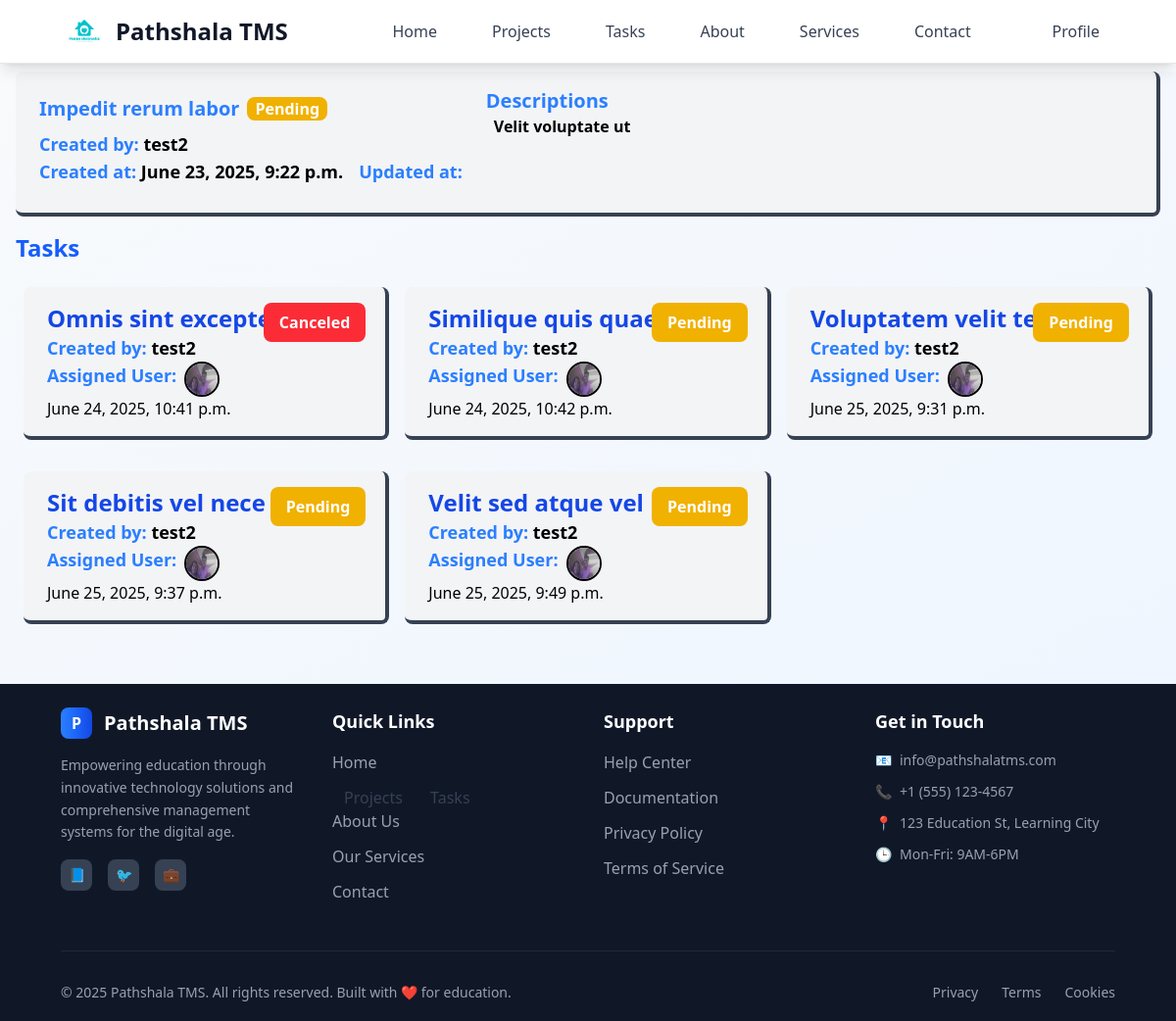
The page /employee/project_details/3 (signed in) on the database as committed earlier.
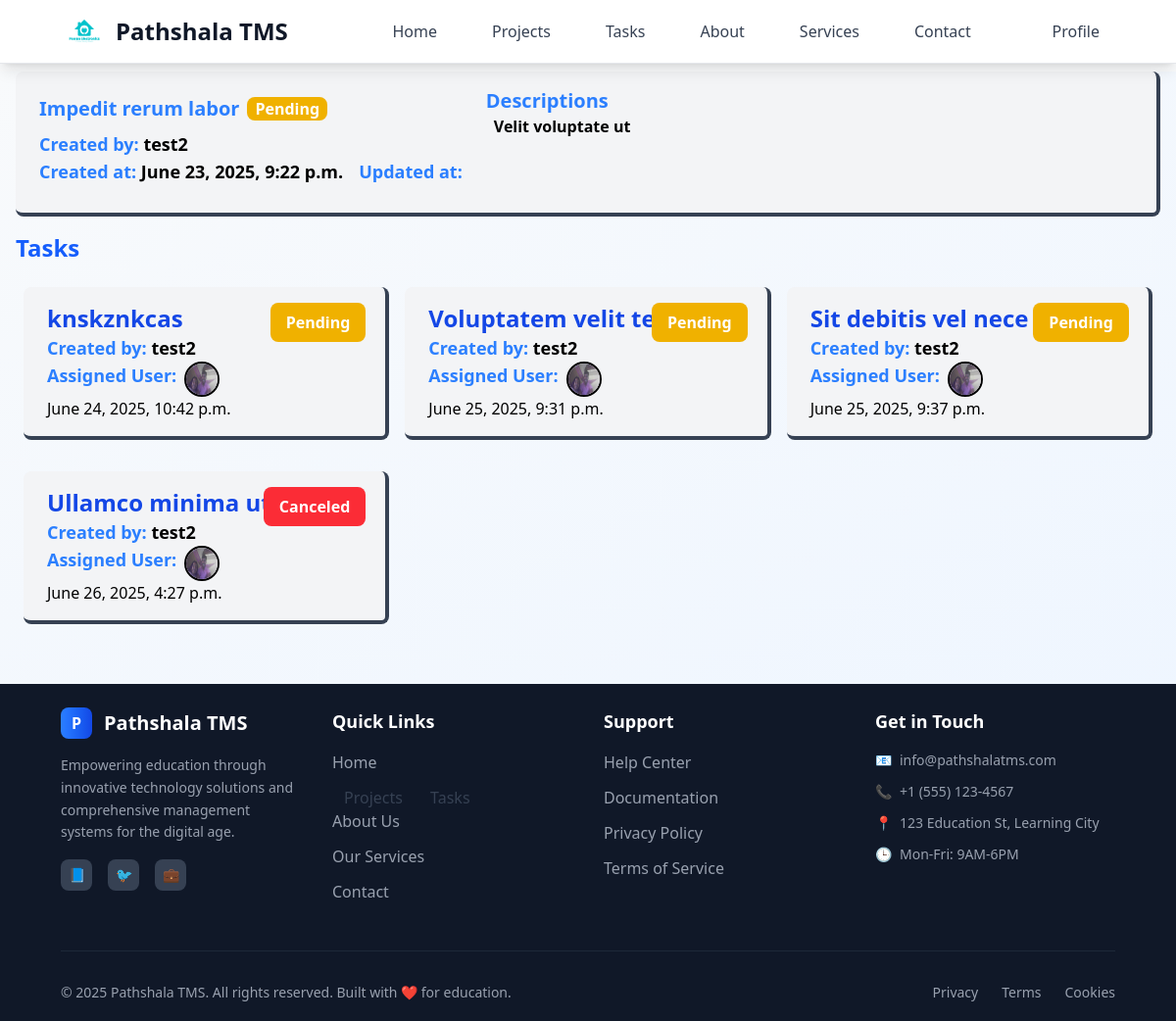
The same page on the database as committed later.
### tasks/models.py (models this page shows)
class Task(models.Model):
    class StatusOptions(models.TextChoices):
        PENDING = "Pending", "Pending"
        IN_PROGRESS = "In Progress", "In Progress"
        COMPLETED = "Completed", "Completed"
        CANCELED = "Canceled", "Canceled"
    class TaskPriorityOPtion(models.TextChoices):
        LOW="Low",'Low'
        MEDIUM="Medium",'Medium'
        HIGH="High",'High'
    title = models.CharField(max_length=30)
    description = models.TextField(null=True, blank=True)
    user = models.ForeignKey(User, on_delete=models.CASCADE, related_name="tasks")
    project = models.ForeignKey(Project, on_delete=models.CASCADE)
    assigned_user = models.ForeignKey( User, on_delete=models.SET_NULL, related_name="assigned_tasks", null=True, blank=True)
    status = models.CharField(choices=StatusOptions, default=StatusOptions.PENDING)
    priority=models.CharField(choices=TaskPriorityOPtion,default=TaskPriorityOPtion.LOW)
    deadline=models.DateField( null=True, blank=True)
    created_at = models.DateTimeField(auto_now_add=True, editable=False)
    updated_at = models.DateTimeField(auto_now=True, editable=False)
    attachment = models.FileField(blank=True, null=True, upload_to=attachment_path)

### user/models.py (models this page shows)
class Profile(models.Model):
    class RoleOptions(models.TextChoices):
        ADMIN='admin','Admin' #admin(left side) used for store and Admin (Right Side)used for display
        EMPLOYER='employer',"Employer"
        EMLOYEE= "employee","Employee"
    class GenderOption(models.TextChoices):
        MALE='male','Male'
        FEMALE='female',"Female"
        OTHER='other','other'
    user=models.OneToOneField(User, on_delete=models.CASCADE)
    dob=models.CharField(blank=True,null=True)#dob should be null
    adress=models.CharField(blank=True,null=True, max_length=100)
    phone=models.CharField(blank=True, null=True ,max_length=10)
    role=models.CharField(choices=RoleOptions,default=RoleOptions.EMLOYEE,max_length=10)
    gender=models.CharField(choices=GenderOption, default=GenderOption.MALE,max_length=8,null=True)
    image= models.FileField( upload_to="userImage",null=True)

### projects/views.py (the view)
# urls.py: path("project_details/<int:id>",employeeProjectDetails),
@login_required(login_url="/login")
def employeeProjectDetails(request,id):
    project=Project.objects.get(id=id)
    tasks=Task.objects.filter(assigned_user=request.user, project=project)
    return render(request,"pages/employee/project/project_details.html",{"project":project, "tasks":tasks})

### templates/pages/employee/project/project_details.html (shortened to what this page needs)
{% extends 'layouts/main.html' %} {% block content %}
<div
  class="mx-4 flex space-x-6 space-y-3 relative bg-gray-100 border-b-4 border-r-4 border-gray-700 rounded-lg py-4 px-6 my-2"
>
  <div>
    <div class="flex gap-2">
      <div class="text-xl font-bold text-blue-500 my-2">
        {{ project.title }}
      </div>
      <span
        class="{% if project.status == 'Canceled' %} bg-red-500 {% elif project.status == 'Completed' %} bg-green-500 {% elif project.status == 'Pending' %} bg-yellow-500 {% elif project.status == 'In Progress' %} bg-blue-700 {% else %} bg-purple-500 {% endif %} h-6 px-2 my-auto rounded-lg text-white font-bold"
      >
        {{ project.status }}
      </span>
    </div>
    <div class="font-semibold text-lg">
      <span class="text-blue-500">Created by:</span> {{ project.user }}
    </div>
    <div class="flex gap-4 font-semibold text-lg">
      <div>
        <span class="text-blue-500">Created at:</span> {{ project.created_at }}
      </div>
      <div>
        <span class="text-blue-500">Updated at:</span> {{ project.updated_at }}
      </div>
    </div>
  </div>
  <div class="flex flex-col">
    <div class="font-semibold text-blue-500 text-xl">Descriptions</div>
    <div class="ms-2 font-semibold">{{ project.description }}</div>
  </div>
</div>
<div class="flex flex-col mx-2">
  <div class="flex p-2 mb-2 justify-between">
    <h1 class="text-blue-600 text-center text-2xl font-bold">Tasks</h1>
  </div>
  {% if tasks %}
  <div class="grid gap-4 grid-cols-1 md:grid-cols-2 lg:grid-cols-3 mx-4">
    {% for task in tasks %}
    <a href="/employee/task/{{task.id}}">
      <div
        class="relative bg-gray-100 hover:bg-gray-200 hover:scale-[102%] transition:ease-in-out duration-300 border-b-4 border-r-4 border-gray-700 rounded-lg py-4 px-6 my-2"
      >
        <div>
          <div class="text-2xl font-bold text-blue-700">{{ task.title }}</div>
        </div>
        <span
          class="{% if task.status == 'Canceled' %} bg-red-500 {% elif task.status == 'Completed' %} bg-green-500 {% elif task.status == 'Pending' %} bg-yellow-500 {% elif task.status == 'In Progress' %} bg-blue-700 {% else %} bg-purple-500 {% endif %} absolute top-0 right-5 z-5 px-4 py-2 rounded-lg text-white font-bold my-4"
        >
          {{ task.status }}
        </span>
        <div class="text-lg font-semibold">
          <span class="text-blue-500">Created by: </span>{{ task.user }}
        </div>
        <div class="text-lg font-semibold flex gap-2">
          <span class="text-blue-500">Assigned User: </span>
          {%if task.assigned_user%} {%if task.assigned_user.profile.image%}
          <img
            class="h-9 w-9 border-2 border-black rounded-full"
            src=" /media/{{task.assigned_user.profile.image}}"
            alt="assigned user"
          />
          {%else%}
          <img
            class="h-9 w-9 border-2 border-black rounded-full"
            src="/media/system_image/sample_user_icon.png"
            alt="assigned user"
          />
          {%endif%} {%else%}
          <span class="mb-2">User Not assigned</span>
          {%endif%}
        </div>
        <div>{{ task.created_at }}</div>
      </div>
    </a>
    {% endfor %}
  </div>
  {% endif %}
</div>
{% endblock %}

Rows that differ between the two databases and show on the page:
removed Task: title "Omnis sint excepteur", status "Canceled", user "test2", assigned_user.profile.image (picture), created_at "June 24, 2025, 10:41 p.m."
removed Task: title "Velit sed atque vel", status "Pending", user "test2", assigned_user.profile.image (picture), created_at "June 25, 2025, 9:49 p.m."
changed Task: title "Similique quis quae" → "knskznkcas"
added Task: title "Ullamco minima ut cu", status "Canceled", user "test2", assigned_user.profile.image (picture), created_at "June 26, 2025, 4:27 p.m."
